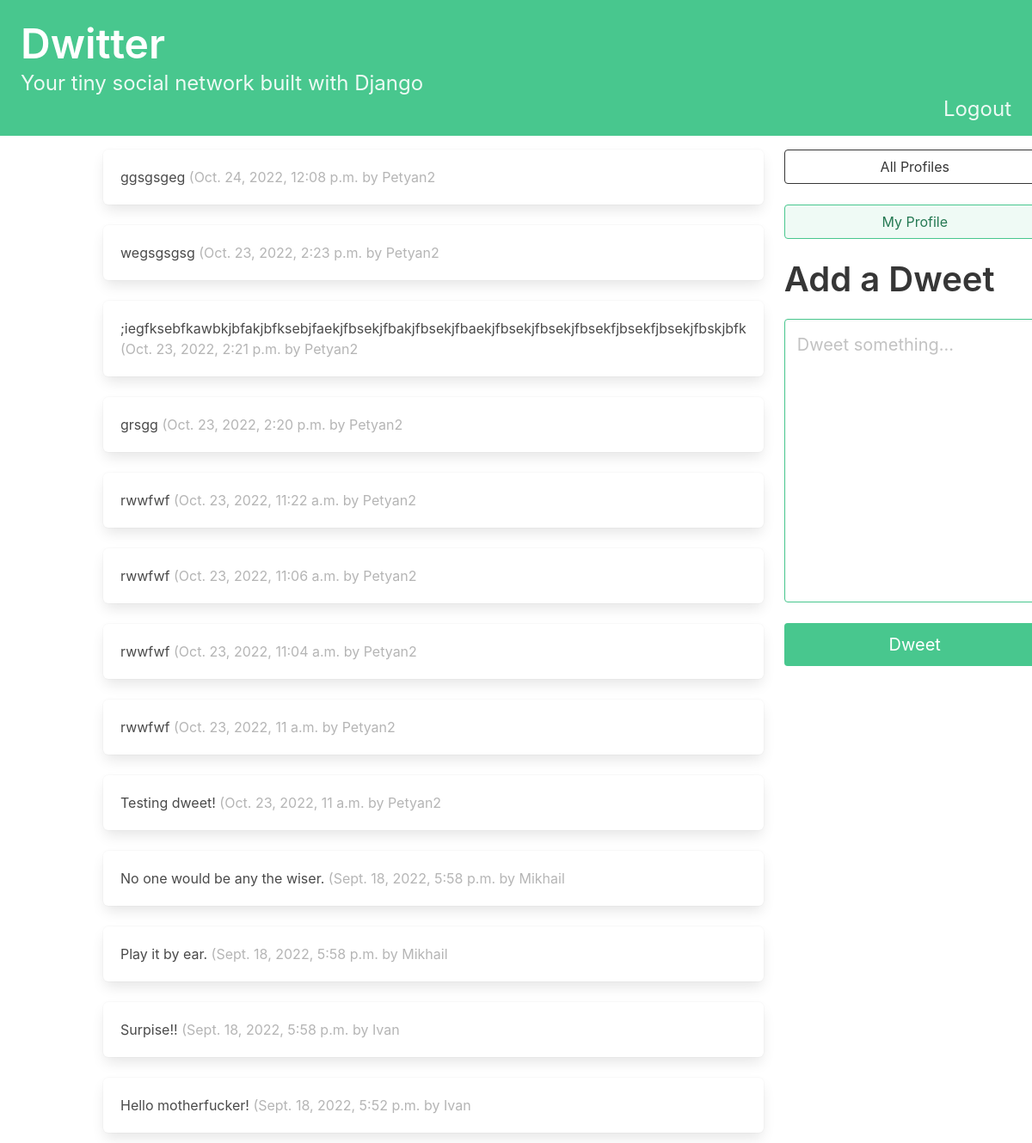
/ (signed in), run on the app's committed database.
### dwitter/models.py (models this page shows, shortened)
class Dweet(models.Model):
    user = models.ForeignKey(
        User, related_name="dweets", on_delete=models.DO_NOTHING
    )
    body = models.CharField(max_length=140)
    created_at = models.DateTimeField(auto_now_add=True)

### dwitter/views.py (the view)
# urls.py: path('',dashboard,name='dashboard'),
@login_required
def dashboard(request):
    form = DweetForm(request.POST or None)
    if request.method == 'POST':
        if form.is_valid():
            dweet = form.save(commit=False)
            dweet.user = request.user
            dweet.save()
            return redirect('dwitter:dashboard')
    followed_dweets = Dweet.objects.filter(
        user__profile__in=request.user.profile.follows.all()).order_by('-created_at')
    return render(request, 'dwitter/dashboard.html' , {'form':form, 'dweets': followed_dweets },)

### dwitter/forms.py
class DweetForm(forms.ModelForm):
    body = forms.CharField(required=True , widget=forms.widgets.Textarea(attrs={
        "placeholder": "Dweet something...",
        "class": "textarea is-success is-medium",
    }),label='')
    class Meta:
        model = Dweet
        exclude = ('user',)

### dwitter/templates/dwitter/dashboard.html (shortened to what this page needs)
{% extends 'base.html' %}
{% block content %}
<div class="column">
        {% for dweet in dweets %}
            <div class="box">
                {{ dweet.body }}
                <span class="is-small has-text-grey-light">
                    ({{ dweet.created_at }} by {{ dweet.user.username }}
                </span>
            </div>
        {% endfor %}
</div>
<div class="column is-one-third">
    <div class="block">
    <a href="{% url 'dwitter:profile_list' %} ">
        <button class="button is-dark is-outlined is-fullwidth">
            All Profiles
        </button>
    </a>
</div>
<div class="block">
    <a href="{% url 'dwitter:profile' request.user.profile.id %} ">
        <button class="button is-success is-light is-outlined is-fullwidth">
            My Profile
        </button>
    </a>
</div>
    <div class="block">
        <div class="block">
            <p class="title is-2">Add a Dweet</p>
        </div>
        <div class="block">
            <form method="post">
                {{ form.as_p }}
                <button class="button is-success is-fullwidth is-medium mt-5"
                        type="submit">Dweet
                </button>
            </form>
        </div>
    </div>
</div>
{% endblock content %}

### data on the page
Dweet: body "ggsgsgeg", created_at "Oct. 24, 2022, 12:08 p.m.", user.username "Petyan2"
Dweet: body "wegsgsgsg", created_at "Oct. 23, 2022, 2:23 p.m.", user.username "Petyan2"
Dweet: body ";iegfksebfkawbkjbfakjbfksebjfaekjfbsekjfbakjfbsekjfbaekjfbsekjfbsekjfbsekfjbsekfjbsekjfbskjbfk", created_at "Oct. 23, 2022, 2:21 p.m.", user.username "Petyan2"
Dweet: body "grsgg", created_at "Oct. 23, 2022, 2:20 p.m.", user.username "Petyan2"
Dweet: body "rwwfwf", created_at "Oct. 23, 2022, 11:22 a.m.", user.username "Petyan2"
Dweet: body "rwwfwf", created_at "Oct. 23, 2022, 11:06 a.m.", user.username "Petyan2"
Dweet: body "rwwfwf", created_at "Oct. 23, 2022, 11:04 a.m.", user.username "Petyan2"
Dweet: body "rwwfwf", created_at "Oct. 23, 2022, 11 a.m.", user.username "Petyan2"
Dweet: body "Testing dweet!", created_at "Oct. 23, 2022, 11 a.m.", user.username "Petyan2"
Dweet: body "No one would be any the wiser.", created_at "Sept. 18, 2022, 5:58 p.m.", user.username "Mikhail"
Dweet: body "Play it by ear.", created_at "Sept. 18, 2022, 5:58 p.m.", user.username "Mikhail"
Dweet: body "Surpise!!", created_at "Sept. 18, 2022, 5:58 p.m.", user.username "Ivan"
Dweet: body "Hello motherfucker!", created_at "Sept. 18, 2022, 5:52 p.m.", user.username "Ivan"
